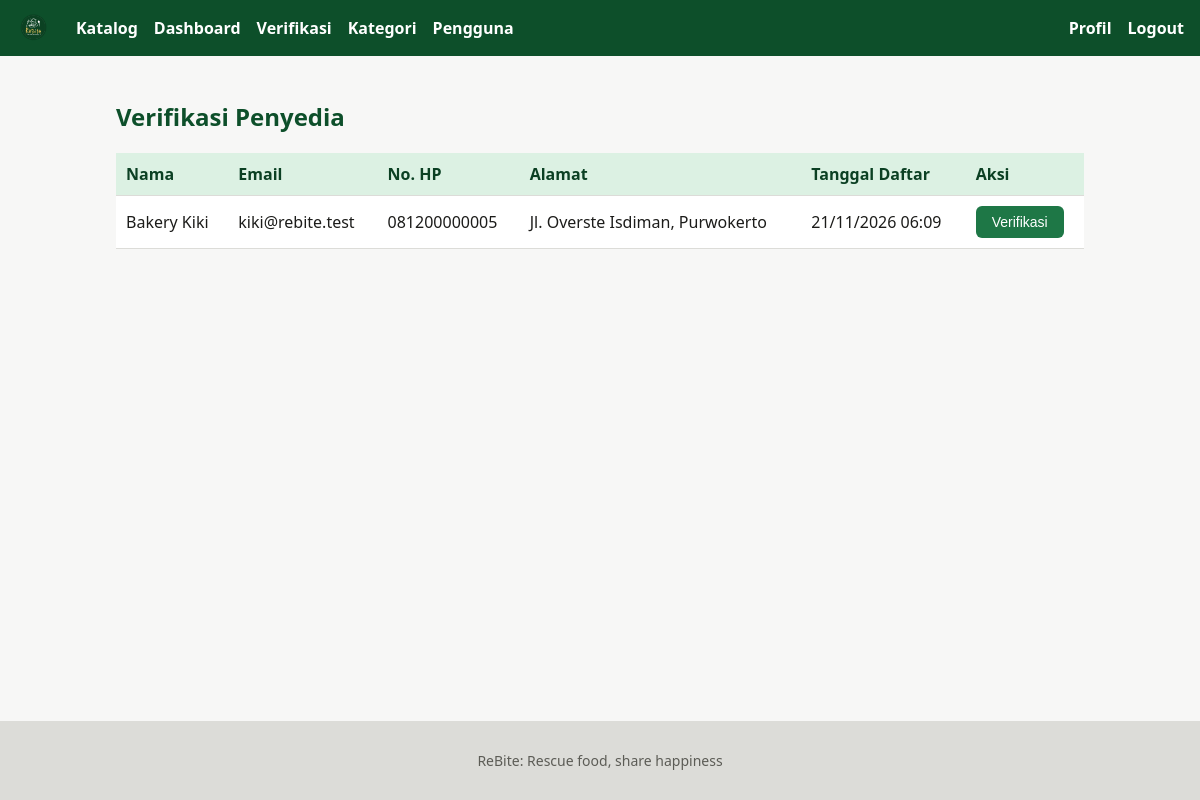
Screenshot of /admin/verifikasi_penyedia.php (signed in) with the database file from the repository.
### tables this page shows
CREATE TABLE `users` (
  `id` int(11) NOT NULL AUTO_INCREMENT,
  `nama` varchar(100) NOT NULL,
  `email` varchar(100) NOT NULL,
  `password` varchar(255) NOT NULL,
  `role` enum('admin','penyedia','penerima') NOT NULL,
  `no_hp` varchar(20) DEFAULT NULL,
  `alamat` text DEFAULT NULL,
  `status_verifikasi` enum('pending','terverifikasi') NOT NULL DEFAULT 'pending',
  `created_at` timestamp NOT NULL DEFAULT CURRENT_TIMESTAMP,
  PRIMARY KEY (`id`),
  UNIQUE KEY `uk_users_email` (`email`)
);

### includes/koneksi.php (called while the page is built, shortened)
<?php
function e($teks)
{
    return htmlspecialchars((string) $teks, ENT_QUOTES, 'UTF-8');
}
function tampil_flash()
{
    $hasil = '';
    return $hasil;
}
?>

### admin/verifikasi_penyedia.php (the view, shortened to what this page needs)
<?php
require_once __DIR__ . '/../includes/koneksi.php';
$hasil = mysqli_query($koneksi, "SELECT id, nama, email, no_hp, alamat, created_at FROM users WHERE role = 'penyedia' AND status_verifikasi = 'pending' ORDER BY created_at ASC");
include __DIR__ . '/../includes/header.php';
?>
<h2>Verifikasi Penyedia</h2>
<?php if (mysqli_num_rows($hasil) === 0): ?>
  <p>Tidak ada penyedia yang menunggu verifikasi.</p>
<?php else: ?>
  <table>
    <tr>
      <th>Nama</th>
      <th>Email</th>
      <th>No. HP</th>
      <th>Alamat</th>
      <th>Tanggal Daftar</th>
      <th>Aksi</th>
    </tr>
    <?php while ($row = mysqli_fetch_assoc($hasil)): ?>
      <tr>
        <td><?= e($row['nama']) ?></td>
        <td><?= e($row['email']) ?></td>
        <td><?= e($row['no_hp']) ?></td>
        <td><?= e($row['alamat']) ?></td>
        <td><?= e(date('d/m/Y H:i', strtotime($row['created_at']))) ?></td>
        <td>
          <form method="post" style="display:inline">
            <button class="btn" type="submit">Verifikasi</button>
          </form>
        </td>
      </tr>
    <?php endwhile; ?>
  </table>
<?php endif; ?>
<?php include __DIR__ . '/../includes/footer.php'; ?>

### assets/css/style.css (style rules this page uses)
:root { --color-brand-50: #f0f9f3; --color-brand-100: #dcf1e3; --color-brand-300: #8ccda6; --color-brand-600: #1e7746; --color-brand-700: #106535; --color-brand-800: #0d4f2a; --color-brand-900: #0b4023; --color-ink-50: #f7f7f6; --color-ink-200: #dcdcd8; --color-ink-600: #5c5c56; --color-ink-900: #1c1c1a; --color-surface: #fff; --color-surface-muted: var(--color-ink-50); --oranye: #f57c00; --merah: #c62828; }
* { box-sizing: border-box; }
body { margin: 0; font-family: system-ui, Arial, sans-serif; color: var(--color-ink-900); background: var(--color-surface-muted); min-height: 100vh; display: flex; flex-direction: column; }
h1, h2, h3 { color: var(--color-brand-800); }
.btn { display: inline-block; padding: 8px 16px; border: none; border-radius: 6px; background: var(--color-brand-600); color: #fff; text-decoration: none; cursor: pointer; font-size: 14px; }
table { width: 100%; border-collapse: collapse; background: var(--color-surface); }
th, td { padding: 10px; border-bottom: 1px solid var(--color-ink-200); text-align: left; }
th { background: var(--color-brand-100); color: var(--color-brand-900); }

### rows the page displays
users: nama "Bakery Kiki", email "kiki@rebite.test", no_hp "081200000005", alamat "Jl. Overste Isdiman, Purwokerto", created_at "21/11/2026 06:09"
